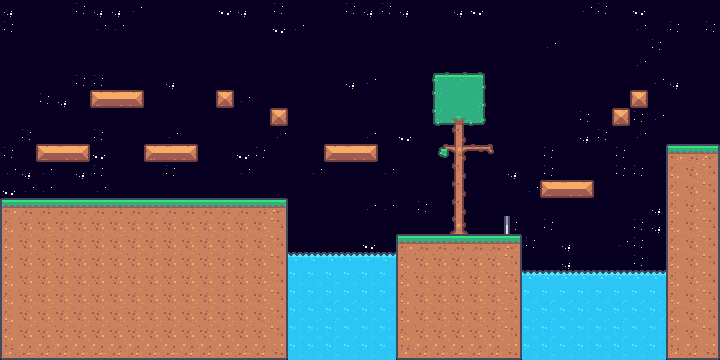

Rendered tile map (Tiled .tmx) drawn with the repository's tilesets; below, a short description and the map source with its tile grids summarised:
An orthogonal 40x20 tile map with 18x18 px tiles, 2 tile layers (background, Ground-n-Platforms), 2 tilesets and 12 objects (9x coin, spawnPoint, respawn, Door).

<map version="1.10" tiledversion="1.10.2" orientation="orthogonal" renderorder="right-down" width="40" height="20" tilewidth="18" tileheight="18" infinite="0" nextlayerid="8" nextobjectid="25">
 <editorsettings>
  <export target="platformer-level-1.tmj" format="json" />
 </editorsettings>
 <tileset firstgid="1" name="kenny_tilemap_packed" tilewidth="18" tileheight="18" tilecount="180" columns="20">
  <image source="tilemap_packed.png" width="360" height="162" />
  <tile id="0">
   <properties>
    <property name="collides" type="bool" value="true" />
   </properties>
  </tile>
  <tile id="1">
   <properties>
    <property name="collides" type="bool" value="true" />
   </properties>
  </tile>
  <tile id="2">
   <properties>
    <property name="collides" type="bool" value="true" />
   </properties>
  </tile>
  <tile id="3">
   <properties>
    <property name="collides" type="bool" value="true" />
   </properties>
  </tile>
  <tile id="9">
   <properties>
    <property name="collides" type="bool" value="true" />
   </properties>
  </tile>
  <tile id="10">
   <properties>
    <property name="collides" type="bool" value="true" />
   </properties>
  </tile>
  <tile id="11">
   <properties>
    <property name="collides" type="bool" value="true" />
   </properties>
  </tile>
  <tile id="20">
   <properties>
    <property name="collides" type="bool" value="true" />
   </properties>
  </tile>
  <tile id="21">
   <properties>
    <property name="collides" type="bool" value="true" />
   </properties>
  </tile>
  <tile id="22">
   <properties>
    <property name="collides" type="bool" value="true" />
   </properties>
  </tile>
  <tile id="23">
   <properties>
    <property name="collides" type="bool" value="true" />
   </properties>
  </tile>
  <tile id="26">
   <properties>
    <property name="collides" type="bool" value="false" />
   </properties>
  </tile>
  <tile id="28">
   <properties>
    <property name="collides" type="bool" value="false" />
   </properties>
  </tile>
  <tile id="29">
   <properties>
    <property name="collides" type="bool" value="true" />
   </properties>
  </tile>
  <tile id="30">
   <properties>
    <property name="collides" type="bool" value="true" />
   </properties>
  </tile>
  <tile id="31">
   <properties>
    <property name="collides" type="bool" value="true" />
   </properties>
  </tile>
  <tile id="40">
   <properties>
    <property name="collides" type="bool" value="true" />
   </properties>
  </tile>
  <tile id="41">
   <properties>
    <property name="collides" type="bool" value="true" />
   </properties>
  </tile>
  <tile id="42">
   <properties>
    <property name="collides" type="bool" value="true" />
   </properties>
  </tile>
  <tile id="43">
   <properties>
    <property name="collides" type="bool" value="true" />
   </properties>
  </tile>
  <tile id="47">
   <properties>
    <property name="collides" type="bool" value="true" />
   </properties>
  </tile>
  <tile id="48">
   <properties>
    <property name="collides" type="bool" value="true" />
   </properties>
  </tile>
  <tile id="49">
   <properties>
    <property name="collides" type="bool" value="true" />
   </properties>
  </tile>
  <tile id="50">
   <properties>
    <property name="collides" type="bool" value="true" />
   </properties>
  </tile>
  <tile id="60">
   <properties>
    <property name="collides" type="bool" value="true" />
   </properties>
  </tile>
  <tile id="61">
   <properties>
    <property name="collides" type="bool" value="true" />
   </properties>
  </tile>
  <tile id="62">
   <properties>
    <property name="collides" type="bool" value="true" />
   </properties>
  </tile>
  <tile id="63">
   <properties>
    <property name="collides" type="bool" value="true" />
   </properties>
  </tile>
  <tile id="80">
   <properties>
    <property name="collides" type="bool" value="true" />
   </properties>
  </tile>
  <tile id="81">
   <properties>
    <property name="collides" type="bool" value="true" />
   </properties>
  </tile>
  <tile id="82">
   <properties>
    <property name="collides" type="bool" value="true" />
   </properties>
  </tile>
  <tile id="83">
   <properties>
    <property name="collides" type="bool" value="true" />
   </properties>
  </tile>
  <tile id="100">
   <properties>
    <property name="collides" type="bool" value="true" />
   </properties>
  </tile>
  <tile id="101">
   <properties>
    <property name="collides" type="bool" value="true" />
   </properties>
  </tile>
  <tile id="102">
   <properties>
    <property name="collides" type="bool" value="true" />
   </properties>
  </tile>
  <tile id="103">
   <properties>
    <property name="collides" type="bool" value="true" />
   </properties>
  </tile>
  <tile id="105">
   <properties>
    <property name="collides" type="bool" value="false" />
   </properties>
  </tile>
  <tile id="106">
   <properties>
    <property name="collides" type="bool" value="false" />
   </properties>
  </tile>
  <tile id="120">
   <properties>
    <property name="collides" type="bool" value="true" />
   </properties>
  </tile>
  <tile id="121">
   <properties>
    <property name="collides" type="bool" value="true" />
   </properties>
  </tile>
  <tile id="122">
   <properties>
    <property name="collides" type="bool" value="true" />
   </properties>
  </tile>
  <tile id="123">
   <properties>
    <property name="collides" type="bool" value="true" />
   </properties>
  </tile>
  <tile id="130">
   <properties>
    <property name="collides" type="bool" value="false" />
   </properties>
  </tile>
  <tile id="140">
   <properties>
    <property name="collides" type="bool" value="true" />
   </properties>
  </tile>
  <tile id="141">
   <properties>
    <property name="collides" type="bool" value="true" />
   </properties>
  </tile>
  <tile id="142">
   <properties>
    <property name="collides" type="bool" value="true" />
   </properties>
  </tile>
  <tile id="143">
   <properties>
    <property name="collides" type="bool" value="true" />
   </properties>
  </tile>
  <tile id="150">
   <properties>
    <property name="collides" type="bool" value="false" />
   </properties>
  </tile>
 </tileset>
 <tileset firstgid="181" name="tilemap_packed2" tilewidth="18" tileheight="18" tilecount="180" columns="20">
  <image source="background.png" width="365" height="163" />
 </tileset>
 <layer id="2" name="background" width="40" height="20">
  <data>[800 cells, 800 non-empty, 5 distinct tile ids]</data>
 </layer>
 <layer id="1" name="Ground-n-Platforms" width="40" height="20">
  <data>[800 cells, 343 non-empty, 31 distinct tile ids]</data>
 </layer>
 <objectgroup id="4" name="Powerup" />
 <objectgroup id="5" name="Spawn">
  <object id="3" name="spawnPoint" gid="113" x="8.8373" y="147.995" width="18" height="18" visible="0" />
  <object id="5" name="respawn" gid="293" x="504.169" y="216.468" width="18" height="18" />
 </objectgroup>
 <objectgroup id="3" name="Level-Exit">
  <object id="1" name="Door" gid="331" x="702" y="143" width="18" height="18" />
 </objectgroup>
 <objectgroup id="7" name="Collectables">
  <object id="16" name="coin" gid="152" x="88.5712" y="81.8349" width="18" height="18" />
  <object id="17" name="coin" gid="152" x="106.436" y="81.8349" width="18" height="18" />
  <object id="18" name="coin" gid="152" x="124.989" y="82.522" width="18" height="18" />
  <object id="19" name="coin" gid="152" x="340.745" y="134.056" width="18" height="18" />
  <object id="20" name="coin" gid="152" x="450.684" y="230.94" width="18" height="18" />
  <object id="21" name="coin" gid="152" x="430.758" y="231.627" width="18" height="18" />
  <object id="22" name="coin" gid="152" x="468.549" y="229.566" width="18" height="18" />
  <object id="23" name="coin" gid="152" x="450.684" y="209.639" width="18" height="18" />
  <object id="24" name="coin" gid="152" x="682.244" y="140.927" width="18" height="18" />
 </objectgroup>
</map>
